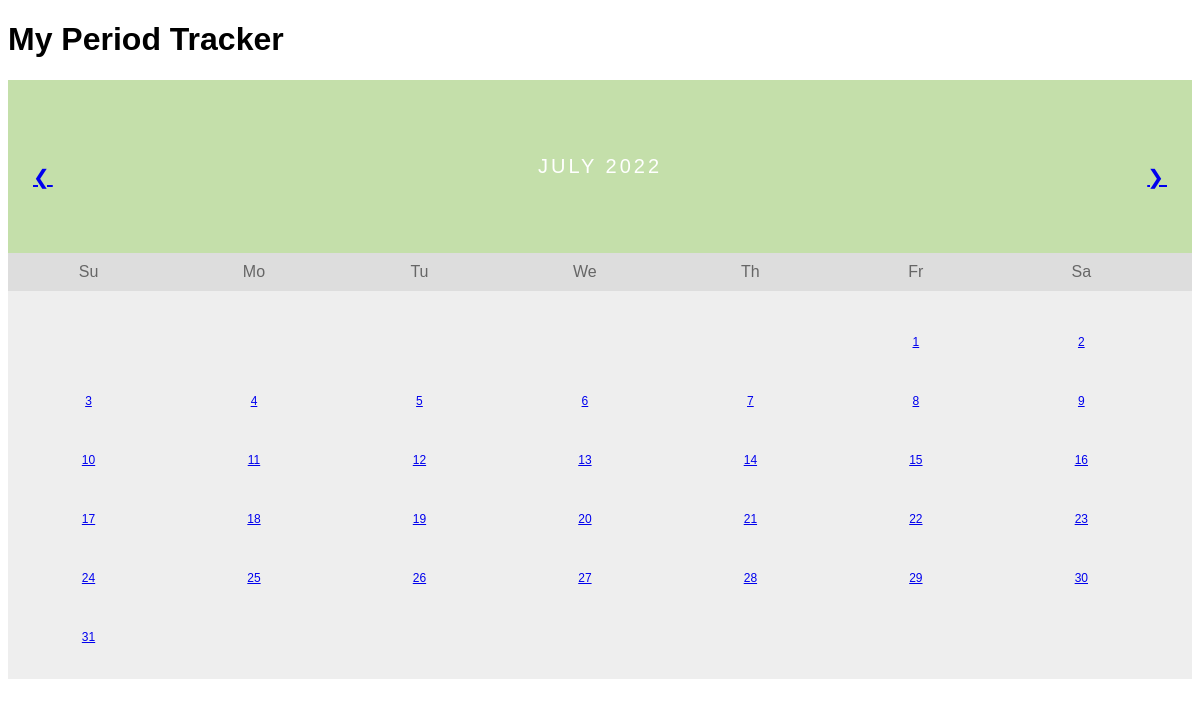
The page / on the database its author committed.
### main.py (models this page shows)
class New_Table(db.Model):
    __tablename__ = current_month_and_year
    id = db.Column(db.Integer, primary_key=True)
    date = db.Column(db.Integer, nullable=False)
    day_of_week = db.Column(db.String(250), nullable=False)
    period_started = db.Column(db.String(250), nullable=True)
    cramps = db.Column(db.String(250), nullable=True)
    headache = db.Column(db.String(250), nullable=True)
    fatigue = db.Column(db.String(250), nullable=True)
    acne = db.Column(db.String(250), nullable=True)

### main.py (the view)
@app.route("/")
def home():
    current_month_table = get_class_from_tablename(
        tablename=f"{current_month_and_year}"
    )
    month_days = db.session.query(current_month_table).all()
    return render_template(
        "index.html",
        days=month_days,
        weekday=first_of_the_month_weekday,
        month_and_year=current_month_and_year,
        month=current_month_name,
    )

### main.py (called while the page is built)
def get_class_from_tablename(tablename):
    for c in db.Model.__subclasses__():
        if c.__tablename__ == tablename:
            return c

### templates/index.html (shortened to what this page needs)
<!DOCTYPE html>
<html lang="en">
<head>
</head>
<body>
    <h1>My Period Tracker</h1>
    <div class="month">
        <ul>
          <li class="prev">
            <a href="{{url_for('day_details')}}"> &#10094 </a>
          </li>
          <li class="next">
            <a href="{{url_for('day_details')}}"> &#10095 </a>
          </li>
          <li>
            {{ month_and_year }}
          </li>
        </ul>
      </div>
    <ul class="weekdays">
        <li>Su</li>
        <li>Mo</li>
        <li>Tu</li>
        <li>We</li>
        <li>Th</li>
        <li>Fr</li>
        <li>Sa</li>
    </ul>
    <ul class="days">
        {% if weekday == "Friday": %}
        <li></li>
        <li></li>
        <li></li>
        <li></li>
        <li></li>
        {% endif %}
        {% for day in days: %}
        <li>
            <a href="{{url_for('day_details', id=day.id)}}">{{ day.date }}</a>
        </li>
        {% endfor %}
    </ul>
</body>
</html>

### templates/index.html (style rules this page uses)
* { box-sizing: border-box; }
ul { list-style-type: none; }
body { font-family: Verdana, sans-serif; }
.month { padding: 75px 25px; width: 100%; background: #C4DFAA; text-align: center; }
.month ul { margin: 0; padding: 0; }
.month ul li { color: white; font-size: 20px; text-transform: uppercase; letter-spacing: 3px; }
.month .prev { float: left; padding-top: 10px; }
.month .next { float: right; padding-top: 10px; }
.weekdays { margin: 0; padding: 10px 0; background-color: #ddd; }
.weekdays li { display: inline-block; width: 13.6%; color: #666; text-align: center; }
.days { padding: 10px 0; background: #eee; margin: 0; }
.days li { list-style-type: none; display: inline-block; width: 13.6%; text-align: center; padding: 20px 0; margin-bottom: 5px; font-size:12px; color: black; }

### rows shown on the page
New_Table: date "1"
New_Table: date "2"
New_Table: date "3"
New_Table: date "4"
New_Table: date "5"
New_Table: date "6"
New_Table: date "7"
New_Table: date "8"
New_Table: date "9"
New_Table: date "10"
New_Table: date "11"
New_Table: date "12"
New_Table: date "13"
New_Table: date "14"
New_Table: date "15"
New_Table: date "16"
New_Table: date "17"
New_Table: date "18"
New_Table: date "19"
New_Table: date "20"
New_Table: date "21"
New_Table: date "22"
New_Table: date "23"
New_Table: date "24"
New_Table: date "25"
New_Table: date "26"
New_Table: date "27"
New_Table: date "28"
New_Table: date "29"
New_Table: date "30"
New_Table: date "31"

### other values the page prints
{{ month_and_year }} "JULY 2022"
